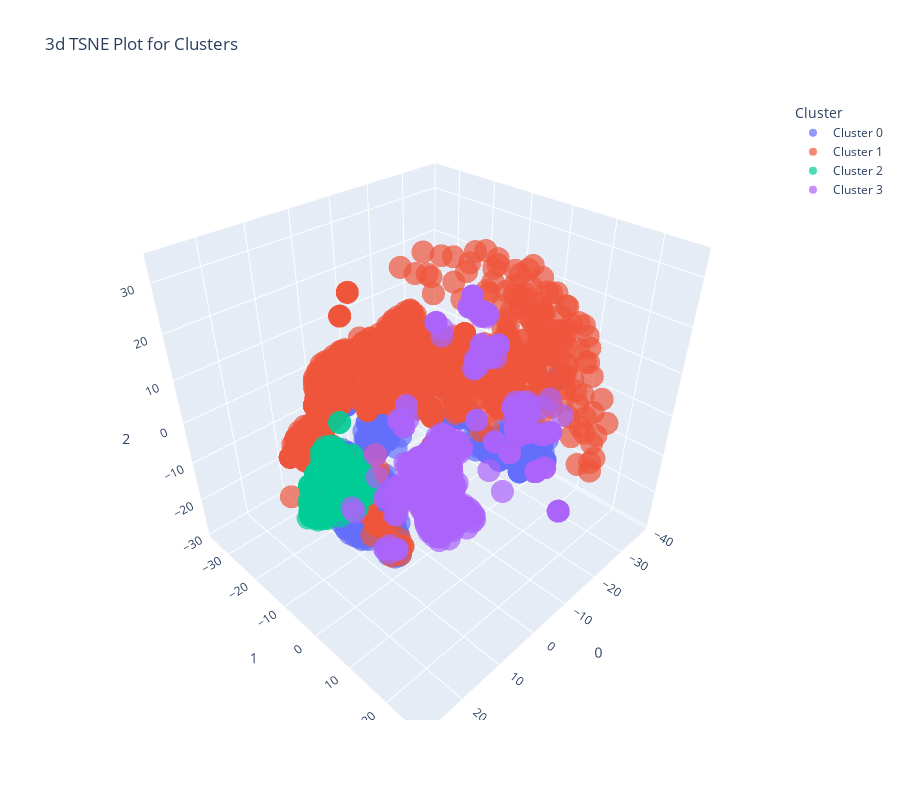

This figure's notebook cell:
### Code cell
plot_model(kmeans, 'tsne')

### Figure 1 — Plotly figure (JSON) as saved in the notebook; plotly's stock layout.template omitted (floating-point values rounded to 4 significant figures; data arrays with more than 128 entries replaced by an {"elided": "..."} marker saying what was removed)
{"data": [{"customdata": {"elided": "1593x1 str values"}, "hovertemplate": "Cluster=Cluster 0<br>0=%{x}<br>1=%{y}<br>2=%{z}<br>Feature=%{customdata[0]}<extra></extra>", "legendgroup": "Cluster 0", "marker": {"color": "#636efa", "opacity": 0.7, "symbol": "circle"}, "mode": "markers", "name": "Cluster 0", "scene": "scene", "showlegend": true, "type": "scatter3d", "x": {"elided": "1593 float values"}, "y": {"elided": "1593 float values"}, "z": {"elided": "1593 float values"}}, {"customdata": {"elided": "4985x1 str values"}, "hovertemplate": "Cluster=Cluster 1<br>0=%{x}<br>1=%{y}<br>2=%{z}<br>Feature=%{customdata[0]}<extra></extra>", "legendgroup": "Cluster 1", "marker": {"color": "#EF553B", "opacity": 0.7, "symbol": "circle"}, "mode": "markers", "name": "Cluster 1", "scene": "scene", "showlegend": true, "type": "scatter3d", "x": {"elided": "4985 float values"}, "y": {"elided": "4985 float values"}, "z": {"elided": "4985 float values"}}, {"customdata": {"elided": "156x1 str values"}, "hovertemplate": "Cluster=Cluster 2<br>0=%{x}<br>1=%{y}<br>2=%{z}<br>Feature=%{customdata[0]}<extra></extra>", "legendgroup": "Cluster 2", "marker": {"color": "#00cc96", "opacity": 0.7, "symbol": "circle"}, "mode": "markers", "name": "Cluster 2", "scene": "scene", "showlegend": true, "type": "scatter3d", "x": {"elided": "156 float values"}, "y": {"elided": "156 float values"}, "z": {"elided": "156 float values"}}, {"customdata": {"elided": "1298x1 str values"}, "hovertemplate": "Cluster=Cluster 3<br>0=%{x}<br>1=%{y}<br>2=%{z}<br>Feature=%{customdata[0]}<extra></extra>", "legendgroup": "Cluster 3", "marker": {"color": "#ab63fa", "opacity": 0.7, "symbol": "circle"}, "mode": "markers", "name": "Cluster 3", "scene": "scene", "showlegend": true, "type": "scatter3d", "x": {"elided": "1298 float values"}, "y": {"elided": "1298 float values"}, "z": {"elided": "1298 float values"}}], "layout": {"height": 800, "legend": {"title": {"text": "Cluster"}, "tracegroupgap": 0}, "scene": {"domain": {"x": [0, 1], "y": [0, 1]}, "xaxis": {"title": {"text": "0"}}, "yaxis": {"title": {"text": "1"}}, "zaxis": {"title": {"text": "2"}}}, "title": {"text": "3d TSNE Plot for Clusters"}, "width": 900}}
